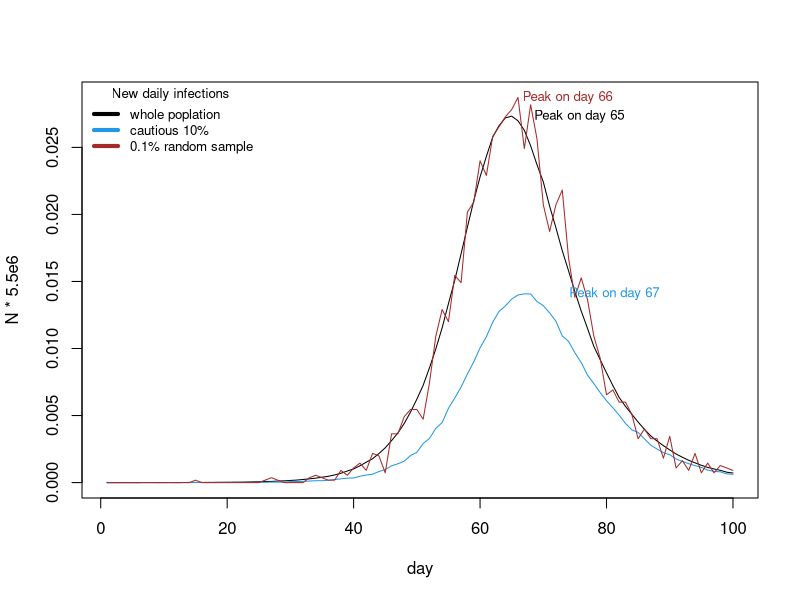

This figure's R source: (Note: a time limit stopped this script after it produced the figure.)
##By Group 02： Huanyu Su(s2171849), Mia Wu(s2025818), Peiran Zhang(s2184444)
##Github Repo URL: https://github.com/BeijiStars/Practice-2

## Overview
## ********
## The aim is to simulate an epidemic in a large population for 100 days, and try 
## to answer the following questions: what do the daily infection trajectories look like
## for the 10% of the population with the lowest individual transmission possibilities,
## and how do they compare to the infection trajectories for the whole population? To 
## address these questions, the number of new infections each day among the whole population,
## the 10% population with the lowest individual transmission possibilities and a radom
## sample of 0.1% of the population are recorded respectively. After that, a plot showing
## how the daily infections trajectories compare between the whole population and the two
## samples are produced. Finally, by running 10 replicate simulations, the variability in
## the results are visualized.
##
## Algorithm details
## *****************
## 1. The initial susceptible population of size 5.5 million is set, and 10 randomly chosen people 
##    are set to the exposed (E) state.
## 2. Once exposed, people have a daily daily probability 1/3 entering the infectious (I) state.
## 3. Each day an uninfected person, j, has a probability lambda*beta[j]*the sum of betas of all
##    currently of infectious people of being infected,and entering the E state, where lambda is
##    an overall viral infectivity parameter, vector beta contains relative contact rates for all
##    people, and the average value of betap[i] over the whole population is 1.
## 4. The infectious have a daily probability of 1/5 of leaving the infectious state (recovery or 
##    transition to serious disease). Over the course of simulation re-infection is not considered.
## 5. 9 vectors are created to record the number of people in the exposed (E), infectious (I) and 
##    recovered (R) states for the whole population, the 'cautious 10%' and the 0.1% of random sample
##    each day.
## 6. The new infections on day i (i>1) for three populations are then caculated by summing the differences
##    between E state and I state, and then plus the increase of number of individuals in R state.
## 7.


epidemic <- function(n=5500000,ne=10,lambda=0.4/n,pei=1/3,pir=1/5,nd=100) {
  ## Epidemic simulation model to compare the daily infection trajectories of the
  ## 10% of the population with the lowest individual transmission probabilities with
  ## those of the whole population.
  ## n = the initial susceptible population; ne = number of initially exposed individuals
  ## lambda = an overall viral infectivity parameter
  ## pei = daily probability that exposed persons enter the infectious state
  ## pir = daily probablity that infectious people leave this state; nd = number of days
  beta <- rlnorm(n,0,0.5); beta <- beta/mean(beta)## beta[i] is a relative contact rate with others the ith person in the whole population has.
  E <- I <- R <- rep(0,nd) ## set up storage for pop in Exposed, Infectious and Recovered state
  E_lb <- E_r <- I_lb <- I_r <- R_lb <- R_r<- rep(0,nd) ## set up storage for pop with specific conditions
  inew <- inew_lb <- inew_r <- rep(0,nd) ## set up storage for infected and recovered pop change
  x <- rep(0,n) ## initialize to susceptible state
  x[sample((1:length(x)), ne)] <- 1 ## start the epidemic by setting ne randomly chosen people to the E stat
  E[1] <- ne
  random_sample <- sample(1:n, size = 0.001*n) ## a random sample of 0.1% of the population to be recorded
  ind_lb <- which(beta < quantile(beta, 0.1)) ## the 10% of the population with lowest betas
  for (i in 2:nd) { ## loop over days
    u <- runif(n) ## uniform random deviates
    x[x==2&u<pir] <- 3 ## I -> R
    x[x==0&u<lambda*beta*sum(beta[x==2])] <- 1 ## S -> E
    x[x==1&u<pei] <- 2 ## E -> I
    E[i] <- sum(x==1) ## exposed people of the whole pop on this day
    I[i] <- sum(x==2) ## infectious people of the whole pop on this day
    R[i] <- sum(x==3) ## recovered people of the whole pop on this day
    E_lb[i] <- sum(x[ind_lb]==1) ## exposed people of the 10% of the pop with lowest beta
    I_lb[i] <- sum(x[ind_lb]==2) ## infectious people of the 10% of the pop with lowest beta
    R_lb[i] <- sum(x[ind_lb]==3) ## recoveries of the 10% of the pop with lowest beta
    E_r[i] <- sum(x[random_sample]==1) ## exposed people of a random sample of 0.1% of the population
    I_r[i] <- sum(x[random_sample]==2) ## infectious people of a random sample of 0.1% of the population
    R_r[i] <- sum(x[random_sample]==3) ## recoveries of a random sample of 0.1% of the population
  }
  inew[-1] <- E[-1] - E[-nd] + I[-1] - I[-nd] + (R[-1]-R[-nd]) ## new infections of each day in the whole pop
  inew_lb[-1] <- E_lb[-1] - E_lb[-nd] + I_lb[-1] - I_lb[-nd] + (R_lb[-1]-R_lb[-nd]) ## new infections of each day in the 10% of the pop with lowest beta
  inew_r[-1] <- E_r[-1] - E_r[-nd] + I_r[-1] -I_r[-nd]+ (R_r[-1]-R_r[-nd]) ## new infections of each day of a random sample of 0.1% of the populatio
  list(inew=inew,inew_lb=inew_lb,inew_r=inew_r)
} ## Epidemic


## standardise the data
epi <- epidemic()
population <- 5.5e6
inew_s <- epi$inew/population
inew_lb_s <- epi$inew_lb/(population * 0.1)
inew_r_s <- epi$inew_r/(population * 0.001)

par(mfcol=c(1,1))
plot(inew_s,ylim=c(0,max(inew_s,inew_lb_s,inew_r_s)),xlab="day",ylab="N * 5.5e6", type = 'l', col=1) ## pop daily new infections (black)
lines(inew_lb_s,col=4) ## cautious 10% new daily infections (blue)
lines(inew_r_s,col='brown') ## 0.1% random sample new daily infections
legend("topleft", legend = c("whole poplation","cautious 10%","0.1% random sample"), 
lwd = 4, col = c(1,4,'brown'), cex = 0.8, title = "New daily infections", bty = "n")
## label the day on which each trajectory peaks.
text(which.max((inew_s)),max(inew_s), labels = paste("Peak on day", which.max((inew_s))), col=1, adj=-0.25, cex = 0.8)
text(which.max((inew_lb_s)),max(inew_lb_s), labels = paste("Peak on day", which.max((inew_lb_s))), col=4, adj=-0.5, cex = 0.8)
text(which.max((inew_r_s)),max(inew_r_s), labels = paste("Peak on day", which.max((inew_r_s))), col='brown', adj=-0.05, cex = 0.8)


#10 replicate simulations and plot 
set.seed(10)
simulate_10 <- lapply(rep(5.5e6,10), epidemic)
par(mfcol=c(3,1))
plot(simulate_10[[1]]$inew,xlab="day",ylab="N", type = 'l', col=1)
for (i in 2:10){
  lines(simulate_10[[i]]$inew)
}
title("10 times simulation of the whole poplation")
plot(simulate_10[[1]]$inew_lb,xlab="day",ylab="N", type = 'l', col=4)
for (i in 2:10){
  lines(simulate_10[[i]]$inew_lb, col=4)
}
title("10 times simulation of the 10% of the population with lowest beta")
plot(simulate_10[[1]]$inew_r,xlab="day",ylab="N", type = 'l', col='brown')
for (i in 2:10){
  lines(simulate_10[[i]]$inew_r, col='brown')
}
title("10 times simulation of a random sample of 0.1% of the population")
